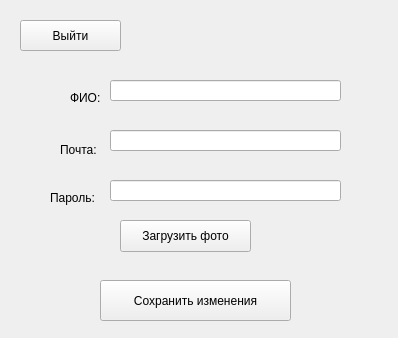
<?xml version="1.0" encoding="UTF-8"?>
<ui version="4.0">
 <class>Form</class>
 <widget class="QWidget" name="Form">
  <property name="geometry">
   <rect>
    <x>0</x>
    <y>0</y>
    <width>398</width>
    <height>338</height>
   </rect>
  </property>
  <property name="windowTitle">
   <string>Редактирование профиля</string>
  </property>
  <widget class="QPushButton" name="pushButton_exit">
   <property name="geometry">
    <rect>
     <x>20</x>
     <y>20</y>
     <width>101</width>
     <height>31</height>
    </rect>
   </property>
   <property name="styleSheet">
    <string notr="true"/>
   </property>
   <property name="text">
    <string>Выйти</string>
   </property>
  </widget>
  <widget class="QLabel" name="label_name">
   <property name="geometry">
    <rect>
     <x>70</x>
     <y>90</y>
     <width>41</width>
     <height>16</height>
    </rect>
   </property>
   <property name="text">
    <string>ФИО:</string>
   </property>
  </widget>
  <widget class="QLabel" name="label_phone">
   <property name="geometry">
    <rect>
     <x>50</x>
     <y>190</y>
     <width>61</width>
     <height>16</height>
    </rect>
   </property>
   <property name="text">
    <string>Пароль:</string>
   </property>
  </widget>
  <widget class="QPushButton" name="pushButton_update_profile">
   <property name="geometry">
    <rect>
     <x>100</x>
     <y>280</y>
     <width>191</width>
     <height>41</height>
    </rect>
   </property>
   <property name="styleSheet">
    <string notr="true"/>
   </property>
   <property name="text">
    <string>Сохранить изменения</string>
   </property>
  </widget>
  <widget class="QLabel" name="label_name_2">
   <property name="geometry">
    <rect>
     <x>60</x>
     <y>140</y>
     <width>51</width>
     <height>20</height>
    </rect>
   </property>
   <property name="text">
    <string>Почта:</string>
   </property>
  </widget>
  <widget class="QLineEdit" name="lineEdit_FIO">
   <property name="geometry">
    <rect>
     <x>110</x>
     <y>80</y>
     <width>231</width>
     <height>21</height>
    </rect>
   </property>
  </widget>
  <widget class="QLineEdit" name="lineEdit_email">
   <property name="geometry">
    <rect>
     <x>110</x>
     <y>130</y>
     <width>231</width>
     <height>21</height>
    </rect>
   </property>
  </widget>
  <widget class="QLineEdit" name="lineEdit_password">
   <property name="geometry">
    <rect>
     <x>110</x>
     <y>180</y>
     <width>231</width>
     <height>21</height>
    </rect>
   </property>
   <property name="echoMode">
    <enum>QLineEdit::Password</enum>
   </property>
  </widget>
  <widget class="QPushButton" name="pushButton_select_photo">
   <property name="geometry">
    <rect>
     <x>120</x>
     <y>220</y>
     <width>131</width>
     <height>32</height>
    </rect>
   </property>
   <property name="text">
    <string>Загрузить фото</string>
   </property>
  </widget>
 </widget>
 <resources/>
 <connections/>
</ui>
